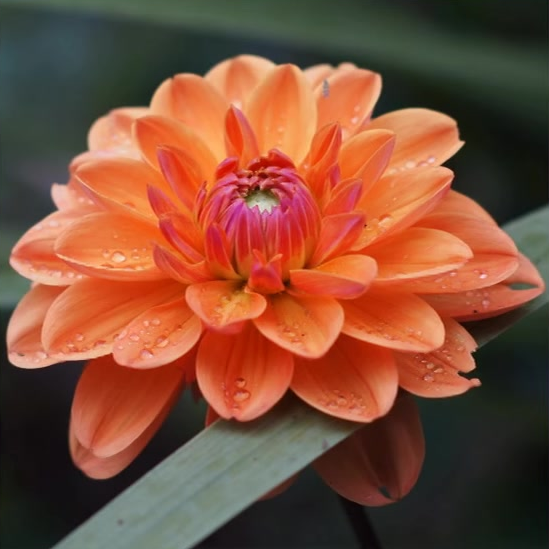
#> input picture images/flower.png, 549 x 549 px
$ python histoTest.py
#> lines starting #> are read from the running program, lines starting #| are printed output that depends on the picture; after the words box and inside, x2 and y2 are one past the last pixel; in counts of white or black regions, pixels touching at a corner belong together
### helperFunctions.py
import numpy as np
from enum import Enum
import cv2

np.set_printoptions(suppress=True)


# [4 lines left out: function convertImageToGray, not called in this run]


def custImageToGray(image: np.ndarray) -> np.ndarray:
	"""
	Luminosity Method : Uses weighted average based on human perception of color brightness. python return np.dot(img,
	[0.2989, 0.5870, 0.1140]) we can use this but some images may have a fourth channel, so we slice only three
	channels,but using `img[..., :3]` or ` img[:, :, :3]` is taking care of this possibility Args: image (np.ndarry):
	numpy array of image pixels.

	:parameter:
		:param image: The input image

	:return: np.ndarry: numpy array represent the gray image pixels.

	"""
	# this is a binary image
	if len(image.shape) < 3:
		# return image
		# if pixels intensity between 0.0 and 1.0
		# scale it up by image * 255
		# convert them to integers be astype(np.unit8)
		# np.clip(image, 0, 255).astype(np.uint8)
		# ensure the range
		return (image * 255).astype(np.uint8) if image.max() <= 1 else np.clip(image, 0, 255).astype(np.uint8)

	# main functionality
	gray_image = np.dot(image[:, :, :3], [0.2989, 0.5870, 0.1140])

	return (gray_image * 255).astype(np.uint8) if gray_image.max() <= 1 else np.clip(gray_image, 0, 255).astype(
		np.uint8)


# [31 lines left out: functions calculateSumOfHist, calculateTargetSize, convolution, not called in this run]


class ThresholdStrategy(Enum):
	MEAN_PLUS_STD = "mean+std"
	MEAN_MINUS_STD = "mean-std"
	MEDIAN_PLUS_STD = "median+std"
	MEAN = "mean"
	STD = "std"
	MEDIAN = "median"


def custDynamicThreshold(image: np.ndarray, strategy: ThresholdStrategy = ThresholdStrategy.MEAN_PLUS_STD):
	"""
	Custom implementation of a dynamic thresholding method based on different strategies.

	This function calculates a threshold value for an input grayscale image using a specified
	strategy from the `ThresholdStrategy` enumeration. Different strategies provide flexibility
	in choosing how the threshold is computed based on image statistics.

	:param image:
		The input image as a 2D numpy array (grayscale). The function assumes that the image is
		preprocessed and normalized if necessary.

	:param strategy:
		The thresholding strategy to use, selected from the `ThresholdStrategy` enum.
		Available strategies include:
			- `ThresholdStrategy.MEAN_PLUS_STD`: Mean of the image values plus one standard deviation.
			- `ThresholdStrategy.MEAN_MINUS_STD`: Absolute value of the mean minus the standard deviation.
			- `ThresholdStrategy.MEDIAN_PLUS_STD`: Median of the image values plus one standard deviation.
			- `ThresholdStrategy.MEAN`: Mean of the image values only.
			- `ThresholdStrategy.STD`: Standard deviation of the image values only.
			- `ThresholdStrategy.MEDIAN`: Median of the image values only.

	:return:
		The computed threshold value as a float based on the selected strategy.

	:raises ValueError:
		If an unsupported strategy is provided.
	"""
	if strategy == ThresholdStrategy.MEAN_PLUS_STD:
		return np.mean(image) + np.std(image)
	elif strategy == ThresholdStrategy.MEAN_MINUS_STD:
		return np.abs(np.mean(image) - np.std(image))
	elif strategy == ThresholdStrategy.MEAN:
		return np.mean(image)
	elif strategy == ThresholdStrategy.STD:
		return np.std(image)
	elif strategy == ThresholdStrategy.MEDIAN:
		return np.median(image)
	elif strategy == ThresholdStrategy.MEDIAN_PLUS_STD:
		return np.median(image) + np.std(image)
	else:
		raise ValueError("Not Supported Strategy")


# [83 lines left out: functions custGenericFilter, resize, not called in this run]

### HistogramEqualization.py
import numpy as np
from helperFunctions import calculateSumOfHist, custImageToGray, convertImageToGray


class Histogram:
	"""
	A histogram class that calculate the histogram of an image and apply histogram equalization.

	:parameter:
		:param image: The input image
		:type image:np.ndarray

	:raises ValueError: The image must be specified. please provide an image
	"""

	def __init__(self, image: np.ndarray):
		if image is None or not isinstance(image, np.ndarray):
			raise ValueError("The image must be specified. please provide an image")
		else:
			self.image = image
			self.gray_image = custImageToGray(self.image)
			self.flat_image = self.gray_image.flatten()

	def getHistogram(self, bins: int = 256) -> np.ndarray:
		"""

		This function get the histogram of an image.

		:param bins:number of bins in the histogram.
		:type bins : int

		:return: the histogram of an image.
		:rtype: np.ndarray
		"""
		histogram: np.ndarray = np.zeros(bins)

		for pixel in self.flat_image:
			histogram[pixel] += 1

		return histogram

	# [23 lines left out: function histogramEqualization, not called in this run]

### HistogramBasedSegmentation.py
import numpy as np
from helperFunctions import custImageToGray
from HistogramEqualization import Histogram
from Filtering import Filtering
# we can use _guassian_blure or contrastBaseSmoothing for preprocessing
from AdvancedEdgeDetection import AdvancedEdgeDetection
from enum import Enum
from scipy.ndimage import label


# from scipy.signal import find_peaks


class NoiseReductionStrategy(Enum):
	GuassianSmoothing = "Guassian Smoothing"
	MedianFiltering = "Median Filtering"


class HistogramBasedSegmentation:
	"""
	A class for performing image segmentation based on histogram analysis.

	This class includes functionality for noise reduction, contrast enhancement,
	and various histogram-based segmentation techniques, such as manual thresholding,
	peak-based segmentation, and adaptive segmentation.
	"""

	def __init__(self, image: np.ndarray,
				 noise_reduction_strategy: NoiseReductionStrategy = NoiseReductionStrategy.MedianFiltering,  # NOQA
				 sigma: float = 2, kernel_size: int = 5):  # NOQA
		if image is None or not isinstance(image, np.ndarray):
			raise ValueError("The image must be specified. please provide an image, and must be a valid numpy array")
		else:
			self.image = image
			self.gray_image = custImageToGray(image)
			self.noise_reduction_strategy = noise_reduction_strategy
			self.sigma = sigma
			self.kernel_size = kernel_size

	# [28 lines left out: functions noiseRedution, contrast_enhancement, not called in this run]

	def preprocess(self, active_noiseReduction=False, active_contrast_enhancement=False):
		"""
		Preprocess the image by applying noise reduction and/or contrast enhancement.

		:parameter:
			:param active_noiseReduction: Whether to apply noise reduction, defaults to False.
			:param active_contrast_enhancement: Whether to apply contrast enhancement, defaults to False.
		:returns: The preprocessed image.
		"""
		print(f"Image preprocess (1): gray image is copied")
		if active_noiseReduction:
			self.gray_image = self.noiseRedution(image=self.gray_image)
			self.gray_image = np.uint8((self.gray_image * 255) / 255)
			print(f"Image preprocess (2): Noise Reduction is applied")
		if active_contrast_enhancement:
			self.gray_image = self.contrast_enhancement(image=self.gray_image)
			print(f"Image preprocess (3): Contrast Enhancement is applied")
		return self.gray_image

	# [22 lines left out: function manual_histogram_segmentation, not called in this run]

	def _find_peaks(self, histogram: np.ndarray, peaks_min_distance: int = 10):  # NOQA
		peaks = []
		for i in range(1, len(histogram) - 1):
			# larger than the one before it and the one after it.
			if histogram[i] > histogram[i - 1] and histogram[i] > histogram[i + 1]:
				if len(peaks) == 0 or (abs(i - peaks[-1]) >= peaks_min_distance):
					peaks.append(i)

		return peaks

	# [34 lines left out: function peak_histogram_segmentation, not called in this run]

	def valley_histogram_segmentation(self, peaks_min_distance: int = 10):
		"""
		Perform segmentation by identifying valleys between peaks in the histogram.

		:parameter:
			:param peaks_min_distance: Minimum distance between peaks in the histogram, defaults to 10.
		:return: The segmented image.
		:raises ValueError: If not enough peaks are found for valley segmentation.
		"""
		histogram = Histogram(self.gray_image).getHistogram()
		peaks = self._find_peaks(histogram=histogram, peaks_min_distance=peaks_min_distance)
		if len(peaks) <= 2:
			raise ValueError(
				"❌Not enough peaks found for segmentation.❌, valley histogram segmentation require to have at least 3 peaks ensure that the peaks_min_distance is valid")  # NOQA
		# sort peaks based on their height (frequency)
		# False will sort ascending, True will sort descending. Default is False
		sorted_peaks = sorted(peaks, key=lambda x: histogram[x], reverse=True)
		peak_1, peak_2 = sorted_peaks[0], sorted_peaks[1]
		minpeak, maxpeak = min(peak_1, peak_2), max(peak_1, peak_2)

		print(peak_1, peak_2)
		# print(peaks)
		# arg min finds the index of the min -> the bin in the histogram
		valley_min = histogram[minpeak:maxpeak].argmin()  # index of the minimum between the two peaks
		segmented_img = np.zeros_like(self.gray_image)
		segmented_img[(self.gray_image >= valley_min)] = 255
		return segmented_img

	# [27 lines left out: function adaptive_histogram_segmentation, not called in this run]

### histoTest.py
import numpy as np
import matplotlib.pyplot as plt
import matplotlib.image as mplt

from helperFunctions import custDynamicThreshold, ThresholdStrategy

from HistogramBasedSegmentation import HistogramBasedSegmentation, NoiseReductionStrategy
from HistogramEqualization import Histogram
from helperFunctions import custImageToGray

# # Load or generate a test image (for example, a random image or one from a file)
# image = mplt.imread("images/logo.png")
# image = mplt.imread("images/nature.jpg")
image = mplt.imread("images/flower.png")
#> image is the input picture: shape (549, 549, 3) float32; mean R, G, B 0.504, 0.306, 0.221

# image = mplt.imread("images/bad_light_1.jpg")
# print(f"image shape {image.shape}, min {image.min()}, max {image.max()}")
# print(f"image2 shape {image2.shape}, min {image2.min()}, max {image2.max()}")

# Initialize the HistogramBasedSegmentation object
segmentation = HistogramBasedSegmentation(
    image=image,
    noise_reduction_strategy=NoiseReductionStrategy.GuassianSmoothing,
    sigma=2, kernel_size=11
)
#> in custImageToGray, `gray_image = np.dot(image[:, :, :3], [0.2989, 0.5870, 0.1140])`:
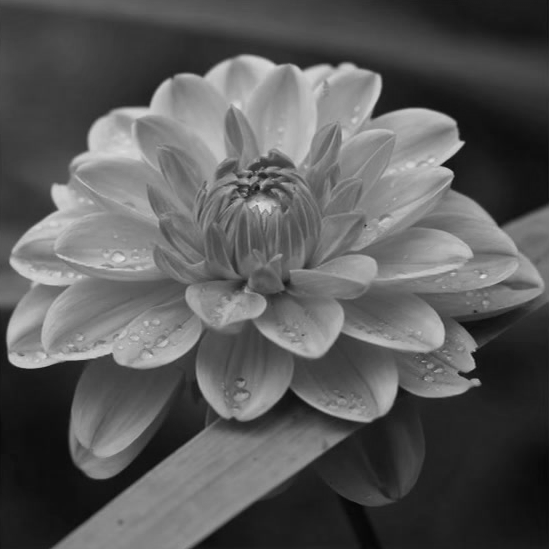
#> gray_image: shape (549, 549) float64; min 0.0227, max 0.896, mean 0.355

# Preprocess the image (apply noise reduction and contrast enhancement)
preprocessed_image = segmentation.preprocess(active_contrast_enhancement=False, active_noiseReduction=False)

# contrast increase the peaks
# Apply manual histogram segmentation with chosen thresholds
lower_threshold = custDynamicThreshold(preprocessed_image, strategy=ThresholdStrategy.MEAN_MINUS_STD)
#> lower_threshold = 38.1
upper_threshold = custDynamicThreshold(preprocessed_image, strategy=ThresholdStrategy.MEDIAN_PLUS_STD)
#> upper_threshold = 137
# [5 lines of commented-out code are left out]
segmented_image = segmentation.valley_histogram_segmentation(peaks_min_distance=50)
#> the loop in getHistogram, `for pixel in self.flat_image:` made 301401 passes
#> pixel on passes 1 to 3: 82, 85, 84
#> after the loop in getHistogram, `for pixel in self.flat_image:`: histogram = 256 values, max 4824 at index 28, min 0 at index 0, mean 1177.3
#> after the loop in _find_peaks, `for i in range(1, len(histogram) - 1):`: peaks = [9, 62, 112, 166, 218]
#> in valley_histogram_segmentation, `sorted_peaks = sorted(peaks, key=lambda x: histogram[x], reverse=True)`: sorted_peaks = [62, 112, 166, 9, 218]
#> in valley_histogram_segmentation, `peak_1, peak_2 = sorted_peaks[0], sorted_peaks[1]`: peak_1 = 62; peak_2 = 112
#> in valley_histogram_segmentation, `minpeak, maxpeak = min(peak_1, peak_2), max(peak_1, peak_2)`: minpeak = 62; maxpeak = 112
#| 62 112
#> in valley_histogram_segmentation, `valley_min = histogram[minpeak:maxpeak].argmin()`: valley_min = 35
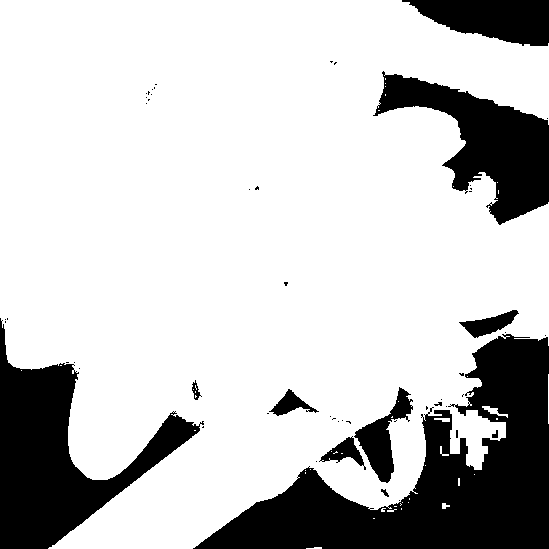
#> segmented_image: shape (549, 549); 77.4% white; 54 black regions (42 under 20 px), largest, box (x1, y1, x2, y2) and area: (193, 334, 549, 549) 31250, (0, 318, 204, 549) 16857, (373, 71, 549, 225) 11149

# segmented_image = segmentation.adaptive_histogram_segmentation(peaks_min_distance=50)

# Visualize the original, preprocessed, and segmented images using matplotlib
fig, axes = plt.subplots(1, 4, figsize=(20, 5))

# Original Image
axes[0].imshow(image, cmap='gray')
axes[0].set_title("Original Image")
axes[0].axis('off')

# Preprocessed Image
axes[1].imshow(preprocessed_image, cmap='gray')
axes[1].set_title("Preprocessed Image")
axes[1].axis('off')

# Segmented Image
axes[2].imshow(segmented_image, cmap='gray')
axes[2].set_title("Segmented Image")
axes[2].axis('off')

# histogram
axes[3].hist(preprocessed_image.ravel(), bins=256, range=(0, 255), alpha=0.7)
axes[3].set_title("Histogram of the preprocessed_image")
axes[3].axis('off')


plt.tight_layout()
plt.show()
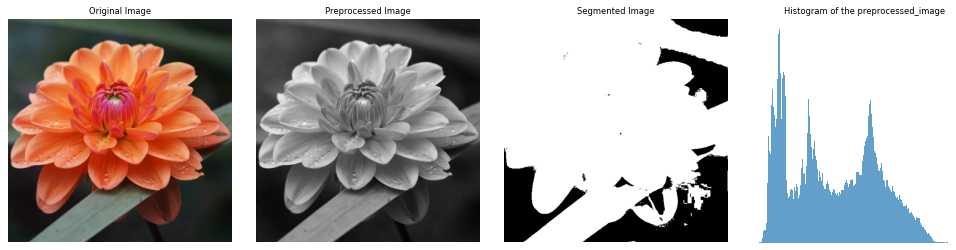
#> figure drawn by matplotlib, 4 panels
